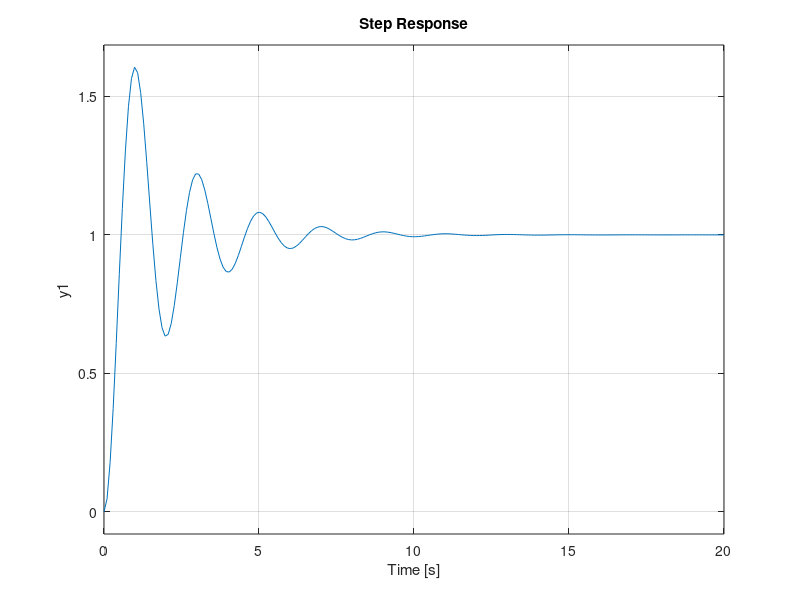
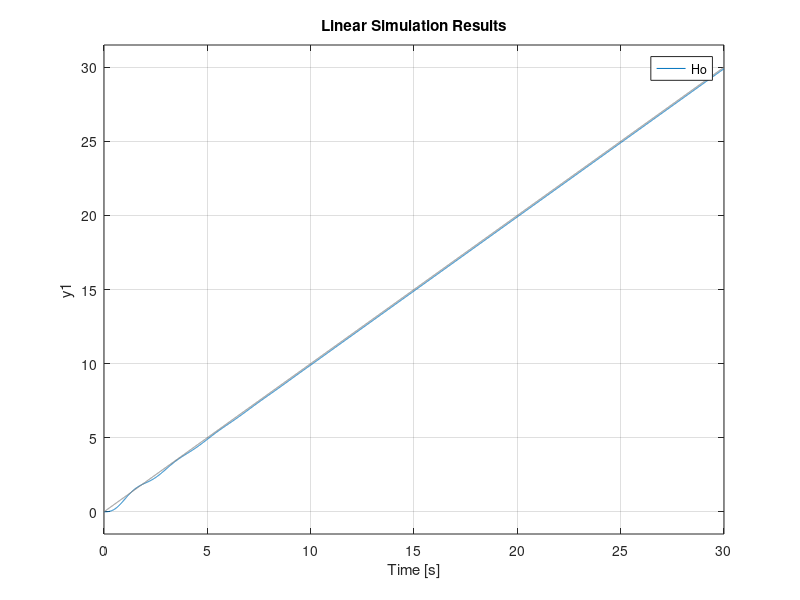
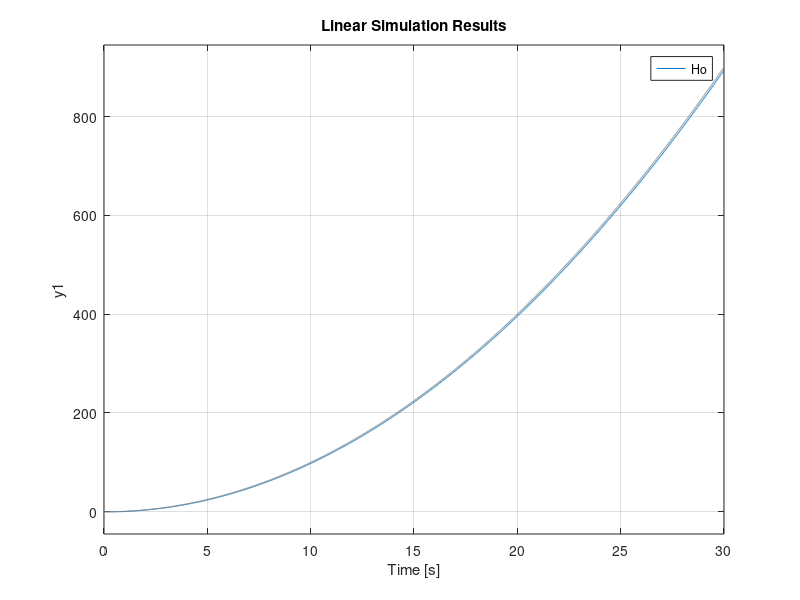

Write MATLAB code to recreate these figures, in order.
Hf = tf(1,[1,1,0]);
Hr = tf(10.1,1);
Hd = series(Hr,Hf); %inseriaza
Ho = feedback(Hd,1); %direct, apoi reactie
step(Ho);
t = 0:0.01:30;
t1 = t; %viteza
t2 = t.^2; %acceleratie
figure()
lsim(Ho,t1,t);
figure()
lsim(Ho,t2,t);